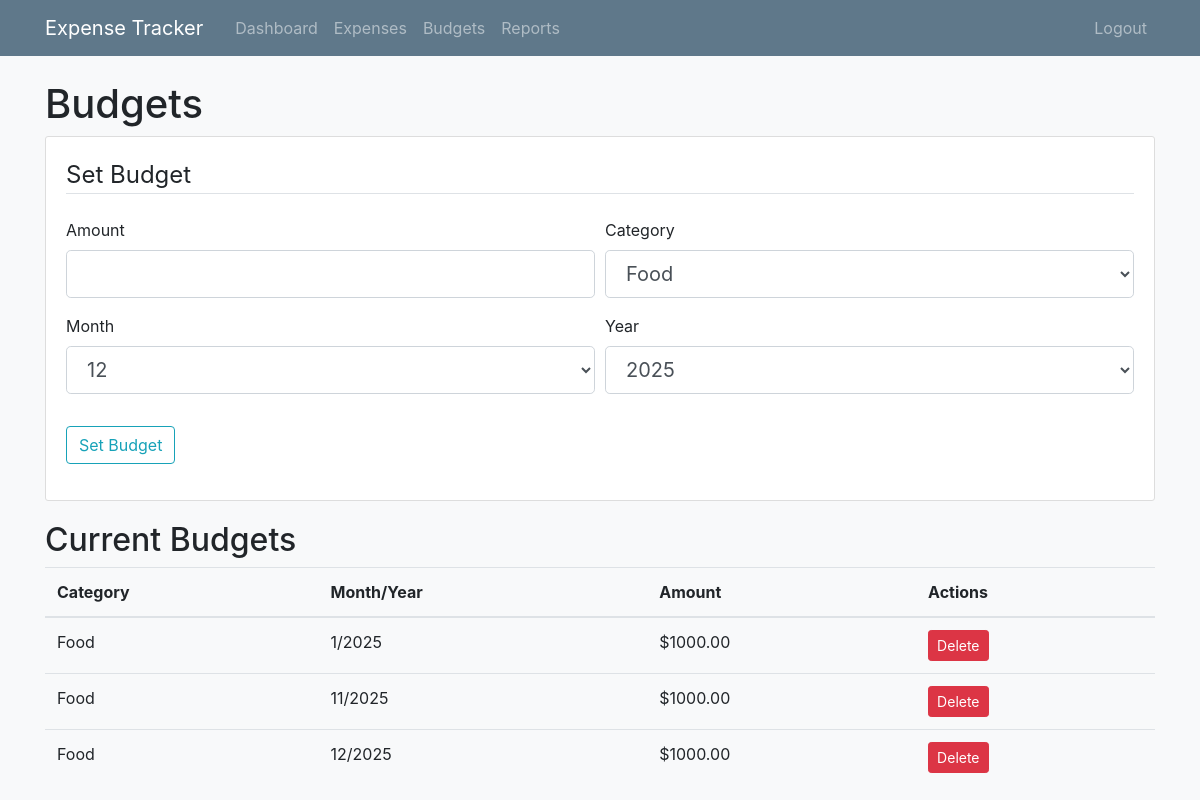
The page /budgets (signed in) on the database its author committed.
### app/models.py (models this page shows, shortened)
class Budget(db.Model):
    id = db.Column(db.Integer, primary_key=True)
    amount = db.Column(db.Float, nullable=False)
    month = db.Column(db.Integer, nullable=False) # 1-12
    year = db.Column(db.Integer, nullable=False)
    user_id = db.Column(db.Integer, db.ForeignKey('user.id'), nullable=False)
    category_id = db.Column(db.Integer, db.ForeignKey('category.id'), nullable=False)
    category = db.relationship('Category', backref='budgets')

class Category(db.Model):
    id = db.Column(db.Integer, primary_key=True)
    name = db.Column(db.String(100), nullable=False)

### app/routes.py (the view, shortened to what this page needs)
@main.route("/budgets", methods=['GET', 'POST'])
@login_required
def budgets():
    form = BudgetForm()
    form.category.choices = [(c.id, c.name) for c in Category.query.all()]
    if request.method == 'GET':
        form.month.data = datetime.now().month
        form.year.data = datetime.now().year
    budgets = Budget.query.filter_by(user_id=current_user.id).all()
    return render_template('budgets.html', title='Budgets', form=form, budgets=budgets)

### app/forms.py
class BudgetForm(FlaskForm):
    amount = FloatField('Amount', validators=[DataRequired()])
    category = SelectField('Category', coerce=int, validators=[DataRequired()])
    month = SelectField('Month', coerce=int, choices=[(i, i) for i in range(1, 13)], validators=[DataRequired()])
    year = SelectField('Year', coerce=int, choices=[(i, i) for i in range(2023, 2030)], validators=[DataRequired()])
    submit = SubmitField('Set Budget')

### app/models.py (called while the page is built)
@login_manager.user_loader
def load_user(user_id):
    return User.query.get(int(user_id))

### app/templates/budgets.html (shortened to what this page needs)
{% extends "base.html" %}
{% block content %}
<h1>Budgets</h1>
<div class="content-section">
    <form method="POST" action="">
        <fieldset class="form-group">
            <legend class="border-bottom mb-4">Set Budget</legend>
            <div class="form-row">
                <div class="form-group col-md-6">
                    {{ form.amount.label(class="form-control-label") }}
                    {{ form.amount(class="form-control form-control-lg") }}
                </div>
                <div class="form-group col-md-6">
                    {{ form.category.label(class="form-control-label") }}
                    {{ form.category(class="form-control form-control-lg") }}
                </div>
            </div>
            <div class="form-row">
                <div class="form-group col-md-6">
                    {{ form.month.label(class="form-control-label") }}
                    {{ form.month(class="form-control form-control-lg") }}
                </div>
                <div class="form-group col-md-6">
                    {{ form.year.label(class="form-control-label") }}
                    {{ form.year(class="form-control form-control-lg") }}
                </div>
            </div>
        </fieldset>
        <div class="form-group">
            {{ form.submit(class="btn btn-outline-info") }}
        </div>
    </form>
</div>
<h2>Current Budgets</h2>
<table class="table table-hover">
    <thead>
        <tr>
            <th>Category</th>
            <th>Month/Year</th>
            <th>Amount</th>
            <th>Actions</th>
        </tr>
    </thead>
    <tbody>
        {% for budget in budgets %}
        <tr>
            <td>{{ budget.category.name }}</td>
            <td>{{ budget.month }}/{{ budget.year }}</td>
            <td>${{ "%.2f"|format(budget.amount) }}</td>
            <td>
                <a href="{{ url_for('main.delete_budget', budget_id=budget.id) }}" class="btn btn-sm btn-danger"
                    onclick="return confirm('Are you sure you want to delete this budget?')">Delete</a>
            </td>
        </tr>
        {% endfor %}
    </tbody>
</table>
{% endblock %}

### app/static/style.css (style rules this page uses)
body { background-color: #f8f9fa; }
.content-section { background: #ffffff; padding: 20px; border: 1px solid #dddddd; border-radius: 3px; margin-bottom: 20px; }

### rows shown on the page
Budget: category.name "Food", month "1", year "2025", amount "1000.00"
Budget: category.name "Food", month "11", year "2025", amount "1000.00"
Budget: category.name "Food", month "12", year "2025", amount "1000.00"
